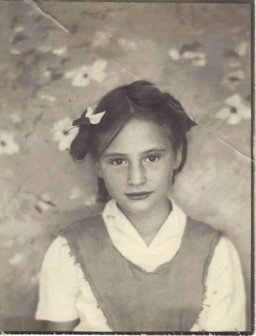
#> input picture picture1.jpg, 256 x 336 px, found by its file name
$ python 3.py
#> lines starting #> are read from the running program, lines starting #| are printed output that depends on the picture; after the words box and inside, x2 and y2 are one past the last pixel; in counts of white or black regions, pixels touching at a corner belong together
import cv2
import numpy as np
# Load the image
img = cv2.imread('images/picture1.jpg', 0)
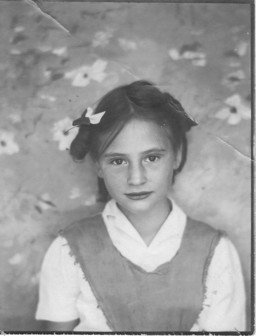
#> img: shape (336, 256); min 27, max 255, mean 154.4
# Define the intensity levels
low_intensity = 100
high_intensity = 200
# Apply image level slicing
img_sliced = np.zeros_like(img)
img_sliced[(img >= low_intensity) & (img <= high_intensity)] = 255
# Display the results
cv2.imshow('Input Image', img)
cv2.imshow('Sliced Image', img_sliced)
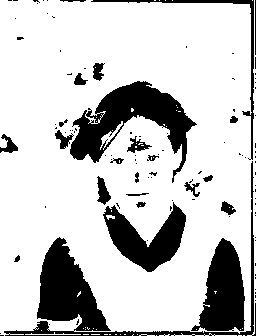
#> window 'Sliced Image': shape (336, 256); 78.6% white; 105 black regions (81 under 20 px), largest, box (x1, y1, x2, y2) and area: (4, 161, 256, 336) 5183, (70, 81, 197, 183) 4708, (191, 238, 245, 331) 3077
cv2.waitKey(0)
cv2.destroyAllWindows()
